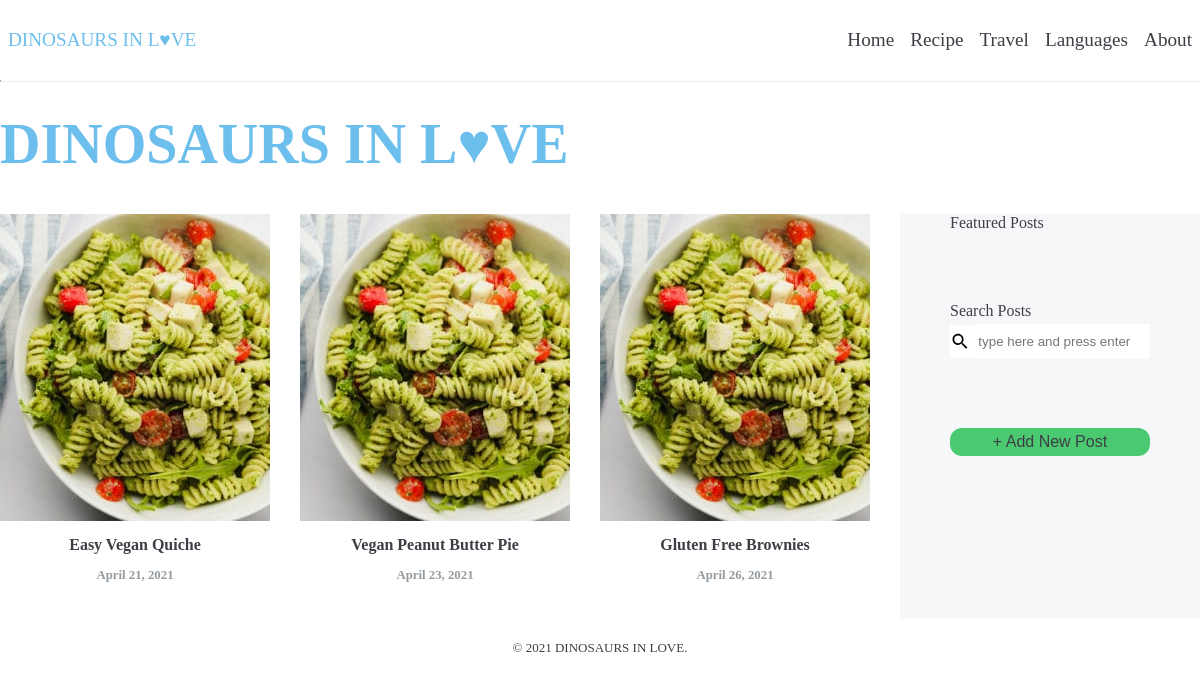
The app's page /sleepyfish/recipes/1/ (signed in) with its own data.
### app/models.py (models this page shows, shortened)
class Post(models.Model):
    recipe_category = models.ForeignKey(Category, on_delete=models.CASCADE)
    created_at = models.DateTimeField(auto_now_add=True)
    updated_at = models.DateTimeField(auto_now=True)
    name = models.CharField(max_length=255)
    description = models.TextField()
    ingredients = models.TextField()
    instructions = models.TextField()
    notes = models.TextField()
    class Meta:
        ordering = ['created_at', 'updated_at']

### app/views.py (the view)
# urls.py: path('recipes/<int:category_pk>/', views.get_a_category, name='get_a_category'),
def get_a_category(request, category_pk):
    category = get_object_or_404(models.Category, pk=category_pk)
    posts = models.Post.objects.filter(recipe_category_id=category_pk)
    return render(request, 'app/get_a_category.html', {'posts': posts,
                                                       'category': category})

### app/templates/app/get_a_category.html
{% extends "layout.html" %}
{% load static %}
{% block content %}
<div class="category">
    {% for post in posts %}
    <article>
        <a href="{% url 'app:post_detail' post.recipe_category.pk post.pk %}">
            <img class="image_post" src="/static/images/test.jpg">
            <h4>
                {{ post.name }}
                <div class="date">{{ post.created_at|date:'F d, Y' }}</div>
            </h4>
        </a>
    </article>
    {% endfor %}
</div>
{% endblock %}

### assets/css/layout.css (style rules this page uses)
* { margin: 0; }
a { text-decoration: none; color: #3e3e46; }
body { font-family: Comic Sans MS, Comic Sans, cursive; color: #3e3e46; }

### assets/css/home.css (style rules this page uses)
article { background: white; margin-right: 30px; margin-bottom: 8px; overflow: hidden; }
.date { font-weight: 800; font-size: 0.8em; color: #939a9f; }

### assets/css/category.css (style rules this page uses)
.category { display: grid; grid-template-columns: 300px 300px 300px; }
h4 { text-align: center; margin-top: 5px; margin-bottom: 20px; line-height: 30px; }

### records on screen
Post: name "Easy Vegan Quiche", created_at "April 21, 2021"
Post: name "Vegan Peanut Butter Pie", created_at "April 23, 2021"
Post: name "Gluten Free Brownies", created_at "April 26, 2021"
